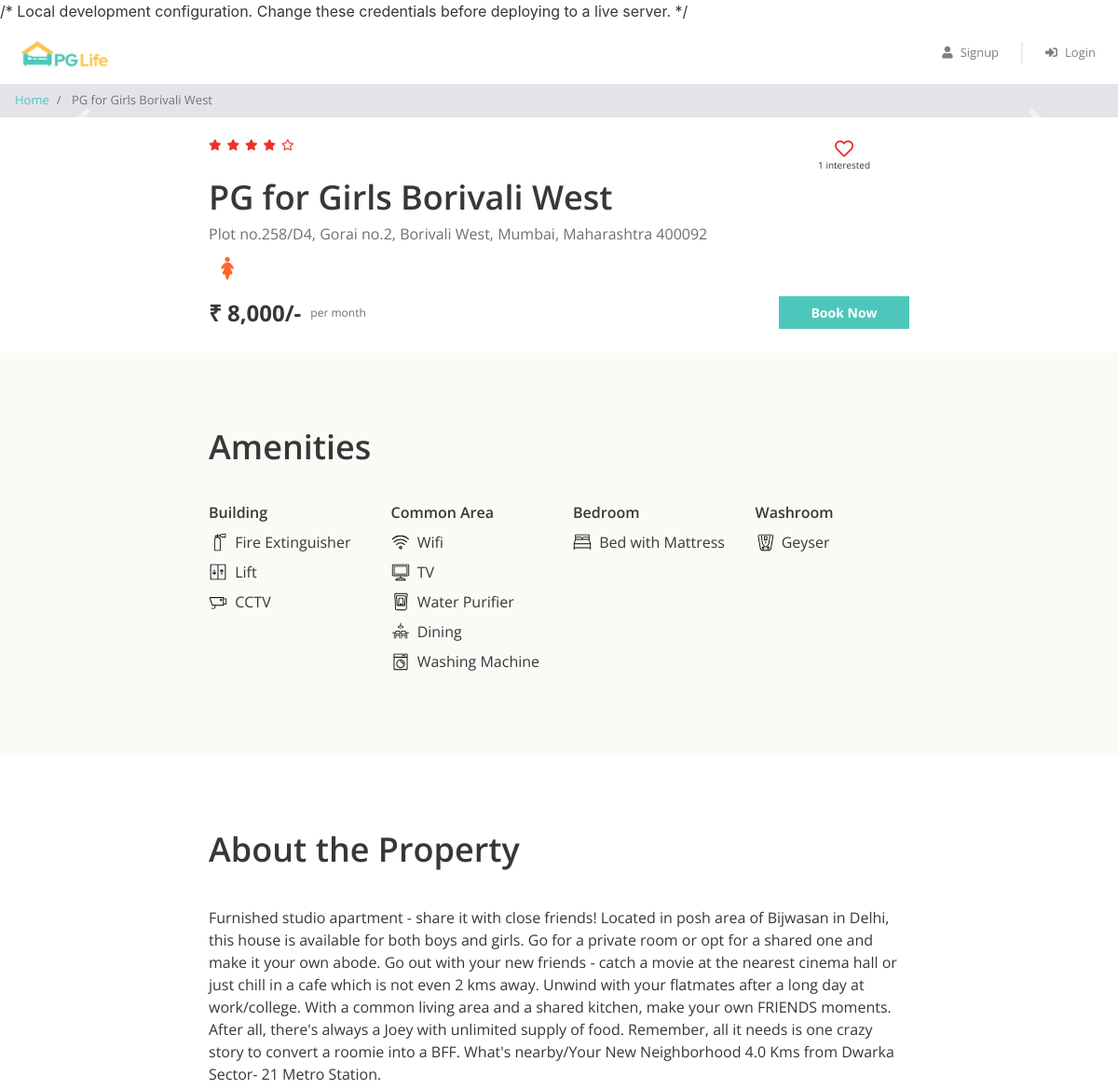
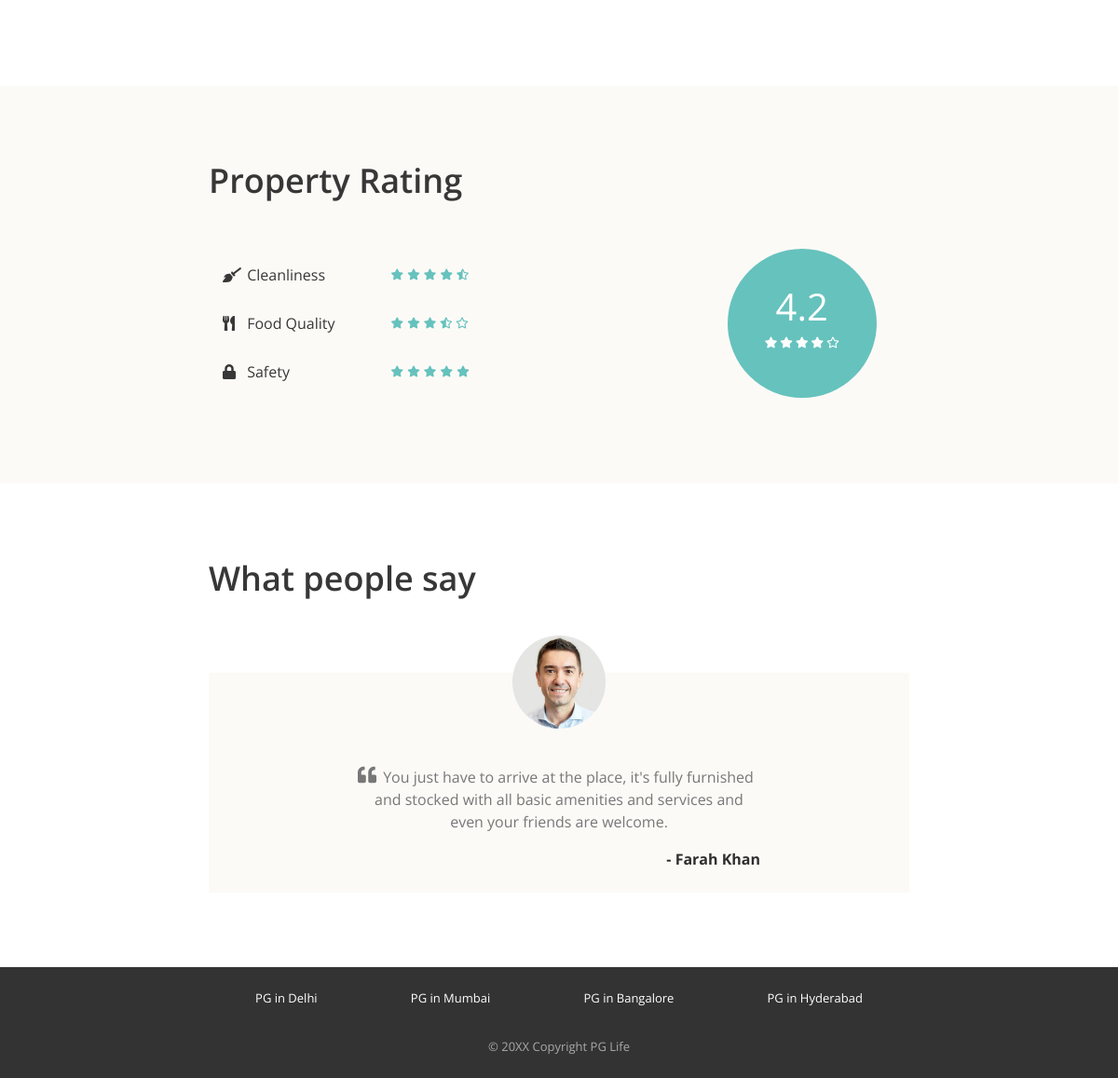
Page /property_detail.php?property_id=4 on the committed database (2 pictures, top to bottom).
### tables this page shows
CREATE TABLE `properties` (
  `id` int(11) NOT NULL,
  `city_id` int(11) NOT NULL,
  `name` varchar(100) NOT NULL,
  `address` varchar(255) NOT NULL,
  `description` longtext NOT NULL,
  `gender` enum('male','female','unisex') NOT NULL,
  `rent` int(11) NOT NULL,
  `rating_clean` float(2,1) NOT NULL,
  `rating_food` float(2,1) NOT NULL,
  `rating_safety` float(2,1) NOT NULL
);

CREATE TABLE `amenities` (
  `id` int(11) NOT NULL,
  `name` varchar(100) NOT NULL,
  `type` varchar(100) NOT NULL,
  `icon` varchar(30) NOT NULL
);

CREATE TABLE `testimonials` (
  `id` int(11) NOT NULL,
  `property_id` int(11) NOT NULL,
  `user_name` varchar(100) NOT NULL,
  `content` longtext NOT NULL
);

### property_detail.php (the view, shortened to what this page needs)
<?php
require "includes/database_connect.php";
$user_id = isset($_SESSION['user_id']) ? $_SESSION['user_id'] : NULL;
$property_id = $_GET['property_id'];
$sql = "SELECT * FROM properties WHERE id='$property_id'";
$result = mysqli_query($conn, $sql);
$property = mysqli_fetch_assoc($result);
$sql = "SELECT a.*
        FROM amenities a
        INNER JOIN properties_amenities pa
        ON a.id = pa.amenity_id
        WHERE pa.property_id = $property_id";
$result = mysqli_query($conn, $sql);
$amenities = mysqli_fetch_all($result, MYSQLI_ASSOC);
$sql = "SELECT * FROM testimonials
        WHERE property_id = $property_id";
$result = mysqli_query($conn, $sql);
$testimonials = mysqli_fetch_all($result, MYSQLI_ASSOC);
?>
<!DOCTYPE html>
<html lang="en">
<head>
    <?php include "includes/head_links.php"; ?>
    <link href="css/property_detail.css" rel="stylesheet">
</head>
<body>
    <?php
include "includes/header.php";
?>
   <nav aria-label="breadcrumb">
    <ol class="breadcrumb py-2">
        <li class="breadcrumb-item">
            <a href="index.php">Home</a>
        </li>
        <li class="breadcrumb-item active" aria-current="page">
            <?php echo $property['name']; ?>
        </li>
    </ol>
</nav>
    <div id="property-images" class="carousel slide" data-ride="carousel">
        <a class="carousel-control-prev" href="#property-images" role="button" data-slide="prev">
            <span class="carousel-control-prev-icon" aria-hidden="true"></span>
        </a>
        <a class="carousel-control-next" href="#property-images" role="button" data-slide="next">
            <span class="carousel-control-next-icon" aria-hidden="true"></span>
        </a>
    </div>
    <div class="property-summary page-container">
        <div class="row no-gutters justify-content-between">
            <?php
$rating = (
    $property['rating_clean'] +
    $property['rating_food'] +
    $property['rating_safety']
) / 3;
?>
<div class="star-container" title="<?php echo round($rating, 1); ?>">
<?php
$fullStars = floor($rating);
for($i=1; $i<=$fullStars; $i++){
    echo '<i class="fas fa-star"></i>';
}
while($fullStars < 5){
    echo '<i class="far fa-star"></i>';
    $fullStars++;
}
?>
</div>
            <div class="interested-container">
               <i id="interested-button-<?php echo $property_id; ?>"
   class="is-interested-image far fa-heart interested-button"
   data-property="<?php echo $property_id; ?>">
</i>
                <div class="interested-text">
                   <span id="interested-user-count-<?php echo $property_id; ?>" class="interested-user-count">
    <?php
    $sql = "SELECT COUNT(*) AS interested_users
            FROM interested_users_properties
            WHERE property_id=" . $property['id'];
    $result = mysqli_query($conn, $sql);
    $interested_users = mysqli_fetch_assoc($result);
    echo $interested_users['interested_users'];
    ?>
</span> interested
                </div>
            </div>
        </div>
        <div class="detail-container">
            <div class="property-name">
    <?php echo $property['name']; ?>
</div>
            <div class="property-address">
    <?php echo $property['address']; ?>
</div>
            <div class="property-gender">
                <img src="img/<?php echo $property['gender']; ?>.png" />
            </div>
        </div>
        <div class="row no-gutters">
            <div class="rent-container col-6">
              <div class="rent">
    ₹ <?php echo number_format($property['rent']); ?>/-
</div>
                <div class="rent-unit">per month</div>
            </div>
            <div class="button-container col-6">
             <?php if($user_id == NULL) { ?>
<a href="#" class="btn btn-primary"
   data-toggle="modal"
   data-target="#login-modal">
    Book Now
</a>
<?php } ?>
            </div>
        </div>
    </div>
    <div class="property-amenities">
    <div class="page-container">
        <h1>Amenities</h1>
        <div class="row">
<?php
$types = array("Building", "Common Area", "Bedroom", "Washroom");
foreach($types as $type)
{
?>
<div class="col-md-3">
    <h5><?php echo $type; ?></h5>
<?php
foreach($amenities as $amenity)
{
    if($amenity['type'] == $type)
    {
?>
<div class="amenity-container">
    <img src="img/amenities/<?php echo $amenity['icon']; ?>.svg">
    <span><?php echo $amenity['name']; ?></span>
</div>
<?php
    }
}
?>
</div>
<?php
}
?>
        </div>
    </div>
</div>
    <div class="property-about page-container">
        <h1>About the Property</h1>
       <p>
    <?php echo $property['description']; ?>
</p>
    </div>
    <div class="property-rating">
        <div class="page-container">
            <h1>Property Rating</h1>
            <div class="row align-items-center justify-content-between">
                <div class="col-md-6">
                    <div class="rating-criteria row">
                        <div class="col-6">
                            <i class="rating-criteria-icon fas fa-broom"></i>
                            <span class="rating-criteria-text">Cleanliness</span>
                        </div>
                        <div class="rating-criteria-star-container col-6" title="4.3">
                            <i class="fas fa-star"></i>
                            <i class="fas fa-star"></i>
                            <i class="fas fa-star"></i>
                            <i class="fas fa-star"></i>
                            <i class="fas fa-star-half-alt"></i>
                        </div>
                    </div>
                    <div class="rating-criteria row">
                        <div class="col-6">
                            <i class="rating-criteria-icon fas fa-utensils"></i>
                            <span class="rating-criteria-text">Food Quality</span>
                        </div>
                        <div class="rating-criteria-star-container col-6" title="3.4">
                            <i class="fas fa-star"></i>
                            <i class="fas fa-star"></i>
                            <i class="fas fa-star"></i>
                            <i class="fas fa-star-half-alt"></i>
                            <i class="far fa-star"></i>
                        </div>
                    </div>
                    <div class="rating-criteria row">
                        <div class="col-6">
                            <i class="rating-criteria-icon fa fa-lock"></i>
                            <span class="rating-criteria-text">Safety</span>
                        </div>
                        <div class="rating-criteria-star-container col-6" title="4.8">
                            <i class="fas fa-star"></i>
                            <i class="fas fa-star"></i>
                            <i class="fas fa-star"></i>
                            <i class="fas fa-star"></i>
                            <i class="fas fa-star"></i>
                        </div>
                    </div>
                </div>
                <div class="col-md-4">
                    <div class="rating-circle">
                        <div class="total-rating">4.2</div>
                        <div class="rating-circle-star-container">
                            <i class="fas fa-star"></i>
                            <i class="fas fa-star"></i>
                            <i class="fas fa-star"></i>
                            <i class="fas fa-star"></i>
                            <i class="far fa-star"></i>
                        </div>
                    </div>
                </div>
            </div>
        </div>
    </div>
<div class="property-testimonials page-container">
    <h1>What people say</h1>
    <?php foreach($testimonials as $testimonial){ ?>
    <div class="testimonial-block">
        <div class="testimonial-image-container">
            <img class="testimonial-img" src="img/man.png">
        </div>
        <div class="testimonial-text">
            <i class="fa fa-quote-left"></i>
            <p><?php echo $testimonial['content']; ?></p>
        </div>
        <div class="testimonial-name">
            - <?php echo $testimonial['user_name']; ?>
        </div>
    </div>
    <?php } ?>
</div>
    <div class="footer">
        <div class="page-container footer-container">
            <div class="footer-cities">
                <div class="footer-city">
                    <a href="property_list.php">PG in Delhi</a>
                </div>
                <div class="footer-city">
                    <a href="property_list.php">PG in Mumbai</a>
                </div>
                <div class="footer-city">
                    <a href="property_list.php">PG in Bangalore</a>
                </div>
                <div class="footer-city">
                    <a href="property_list.php">PG in Hyderabad</a>
                </div>
            </div>
            <div class="footer-copyright">© 20XX Copyright PG Life </div>
        </div>
    </div>
</body>
</html>

### css/common.css (style rules this page uses)
* { box-sizing: border-box; font-family: 'Open Sans', sans-serif; }
body { color: #373737; font-size: 16px; position: relative; }
h1, h2, h3, h4, h5, h6 { font-weight: 600; }
h1 { font-size: 36px; margin-bottom: 40px; }
h5 { font-size: 16px; margin-bottom: 10px; }
.btn-primary, .btn-warning, .btn-danger { color: white; font-weight: bold; }
.breadcrumb { background-color: #e5e3e8; font-size: 13px; border-radius: 0px; margin-bottom: 0px; }
.page-container { max-width: 800px; padding: 80px 24px; margin: auto; }
.footer { background-color: #333333; font-size: 13px; }
.footer-container { padding: 24px; }
.footer-cities { display: flex; flex-wrap: wrap; justify-content: space-around; }
.footer-city { margin-bottom: 8px; text-align: center; }
.footer-city a { color: #ffffff; }
.footer-copyright { color: #a9a9a9; text-align: center; padding-top: 24px; }

### css/property_detail.css (style rules this page uses)
.property-summary { padding: 24px; }
.property-amenities, .property-rating { background-color: #fcfaf7; }
.star-container i { color: #EA322E; font-size: 12px; margin-right: 6px; }
.interested-container { text-align: center; padding-right: 42px; }
.interested-container i { color: #EA322E; font-size: 20px; cursor: pointer; }
.interested-text { font-size: 10px; }
.detail-container { padding-bottom: 10px; }
.property-name { font-size: 36px; font-weight: 600; }
.property-address { color: #6f6f6f; font-size: 16px; padding-bottom: 5px; }
.property-gender img { width: 40px; }
.rent-container { display: flex; align-items: center; }
.rent { font-size: 24px; font-weight: bold; padding-right: 10px; }
.rent-unit { color: #6f6f6f; font-size: 12px; }
.button-container .btn { font-size: 14px; border-radius: 0px; width: 140px; float: right; }
.amenity-container { margin: 8px 0px; }
.amenity-container img { height: 20px; margin-top: -4px; margin-right: 4px; }
.rating-criteria { margin: 28px 0px; }
.rating-criteria-icon { width: 14px; }
.rating-criteria-text { margin-left: 8px; }
.rating-criteria-star-container { margin-top: -2px; }
.rating-criteria-star-container i { color: #66C2BD; font-size: 12px; }
.rating-circle { background-color: #66C2BD; color: white; text-align: center; height: 160px; width: 160px; border-radius: 50%; padding-top: 32px; margin: auto; }
.total-rating { font-size: 40px; }
.rating-circle-star-container { font-size: 12px; }
.testimonial-block { background-color: #fcfaf7; padding: 0px 160px 24px; margin-top: 80px; }
.testimonial-image-container { text-align: center; }
.testimonial-img { width: 100px; border-radius: 50%; position: relative; top: -40px; }
.testimonial-text { color: #777777; text-align: center; position: relative; }
.testimonial-text i { font-size: 20px; position: absolute; left: 0px; top: 0px; }
.testimonial-text p { text-indent: 20px; }
.testimonial-name { color: #2F2E2E; text-align: right; font-weight: bold; margin-top: 12px; }

### rows in the picture
properties: name "PG for Girls Borivali West", rating_safety 4.5 (drawn), address "Plot no.258/D4, Gorai no.2, Borivali West, Mumbai, Maharashtra 400092", gender (picture), rent "8,000", description "Furnished studio apartment - share it with close friends! Located in posh area of Bijwasan in Delhi, this house is available for both boys and girls. Go for a private room or opt for a shared one and make it your own abode. Go out with your new friends - catch a movie at the nearest cinema hall or just chill in a cafe which is not even 2 kms away. Unwind with your flatmates after a long day at work/college. With a common living area and a shared kitchen, make your own FRIENDS moments. After all, there's always a Joey with unlimited supply of food. Remember, all it needs is one crazy story to convert a roomie into a BFF. What's nearby/Your New Neighborhood 4.0 Kms from Dwarka Sector- 21…"
amenities: icon (picture), name "Fire Extinguisher"
amenities: icon (picture), name "Lift"
amenities: icon (picture), name "CCTV"
amenities: icon (picture), name "Wifi"
amenities: shows a picture, name "TV"
amenities: icon (picture), name "Water Purifier"
amenities: icon (picture), name "Dining"
amenities: icon (picture), name "Washing Machine"
amenities: shows a picture, name "Bed with Mattress"
amenities: icon (picture), name "Geyser"
testimonials: content "You just have to arrive at the place, it's fully furnished and stocked with all basic amenities and services and even your friends are welcome.", user_name "Farah Khan"

### other values in the picture
$interested_users['interested_users'] "1"
$type "Building"
$type "Common Area"
$type "Bedroom"
$type "Washroom"
